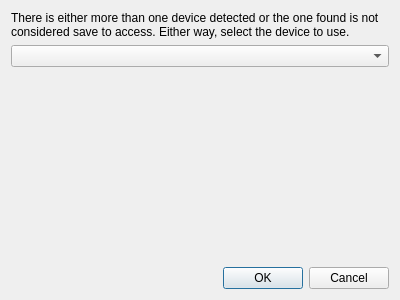
<?xml version="1.0" encoding="UTF-8"?>
<ui version="4.0">
 <class>DeviceSelectionDialog</class>
 <widget class="QDialog" name="DeviceSelectionDialog">
  <property name="geometry">
   <rect>
    <x>0</x>
    <y>0</y>
    <width>400</width>
    <height>300</height>
   </rect>
  </property>
  <property name="windowTitle">
   <string>Select a device</string>
  </property>
  <layout class="QVBoxLayout" name="verticalLayout">
   <item>
    <widget class="QLabel" name="message">
     <property name="text">
      <string>&lt;html&gt;&lt;head/&gt;&lt;body&gt;&lt;p&gt;There is either more than one device detected or the one found is not considered save to access. Either way, select the device to use.&lt;/p&gt;&lt;/body&gt;&lt;/html&gt;</string>
     </property>
     <property name="wordWrap">
      <bool>true</bool>
     </property>
    </widget>
   </item>
   <item>
    <widget class="QComboBox" name="comboBox"/>
   </item>
   <item>
    <widget class="QLabel" name="description">
     <property name="sizePolicy">
      <sizepolicy hsizetype="Preferred" vsizetype="MinimumExpanding">
       <horstretch>0</horstretch>
       <verstretch>0</verstretch>
      </sizepolicy>
     </property>
     <property name="text">
      <string/>
     </property>
     <property name="alignment">
      <set>Qt::AlignLeading|Qt::AlignLeft|Qt::AlignTop</set>
     </property>
    </widget>
   </item>
   <item>
    <widget class="QDialogButtonBox" name="buttonBox">
     <property name="orientation">
      <enum>Qt::Horizontal</enum>
     </property>
     <property name="standardButtons">
      <set>QDialogButtonBox::Cancel|QDialogButtonBox::Ok</set>
     </property>
    </widget>
   </item>
  </layout>
 </widget>
 <resources/>
 <connections>
  <connection>
   <sender>buttonBox</sender>
   <signal>accepted()</signal>
   <receiver>DeviceSelectionDialog</receiver>
   <slot>accept()</slot>
   <hints>
    <hint type="sourcelabel">
     <x>248</x>
     <y>254</y>
    </hint>
    <hint type="destinationlabel">
     <x>157</x>
     <y>274</y>
    </hint>
   </hints>
  </connection>
  <connection>
   <sender>buttonBox</sender>
   <signal>rejected()</signal>
   <receiver>DeviceSelectionDialog</receiver>
   <slot>reject()</slot>
   <hints>
    <hint type="sourcelabel">
     <x>316</x>
     <y>260</y>
    </hint>
    <hint type="destinationlabel">
     <x>286</x>
     <y>274</y>
    </hint>
   </hints>
  </connection>
 </connections>
</ui>
